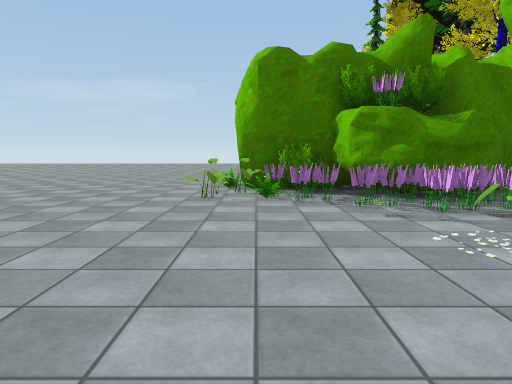
[1] (above)

16 first-person views from a walk through a Unity game level. The camera is 1.3 m above the floor, tilts 6° down and sees 70° across. The floor is counted in squares, 2 m on a side. Each view is taken from the middle of a square. On the plan, view 1 faces up. The plan holds only what a view shows up to about 11 squares ahead; the rest is blank. The place goes on beyond the plan. Some animated figures are left out. Some surface patterns are stand-ins.

[2]
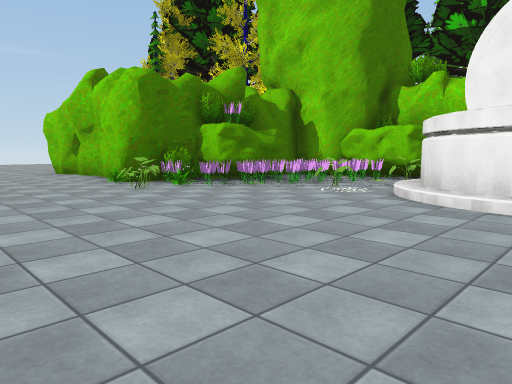

[3]
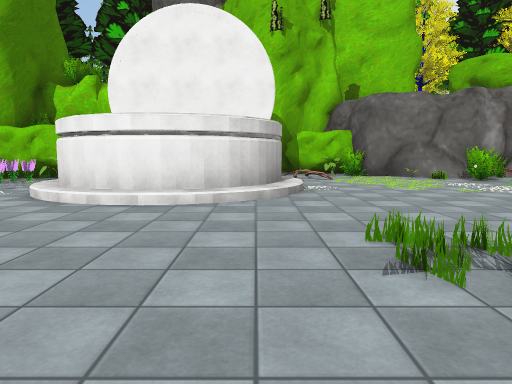

[4]
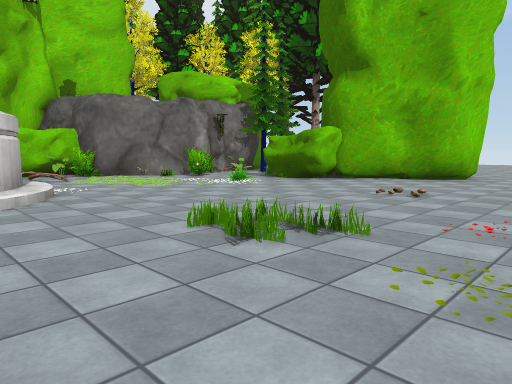

[5]
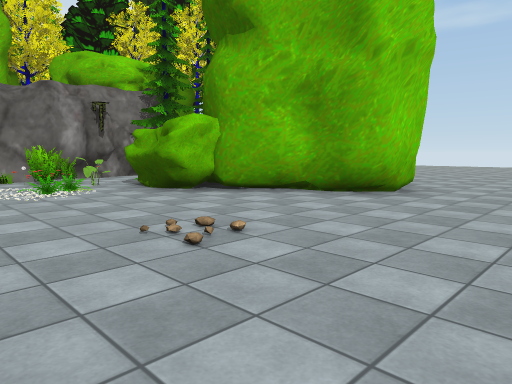

[6]
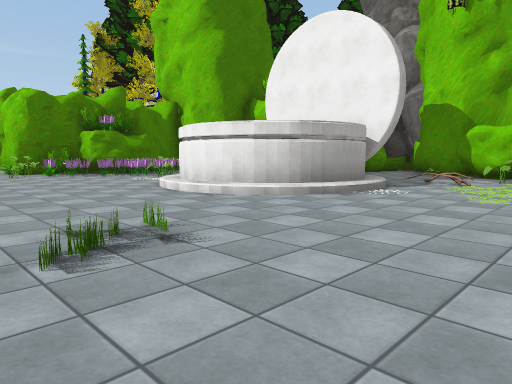

[7]
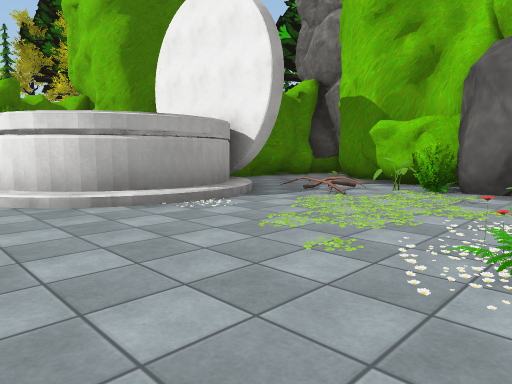

[8]
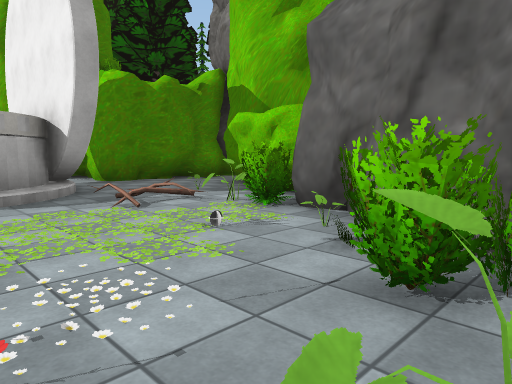

[9]
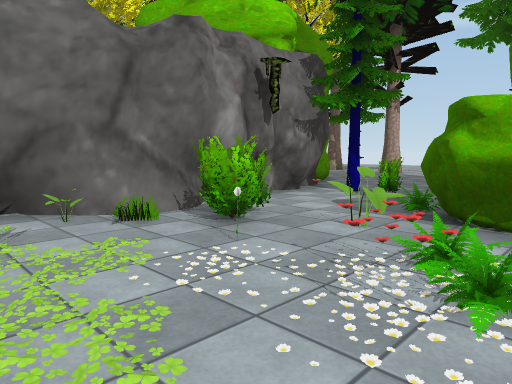

[10]
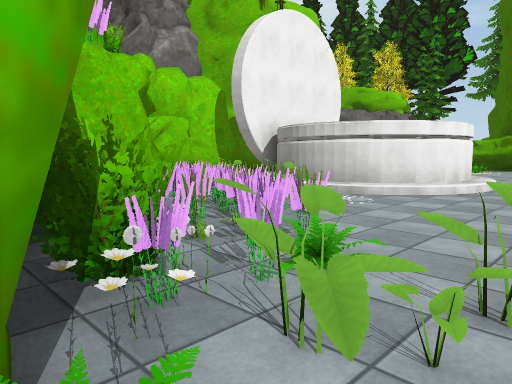

[11]
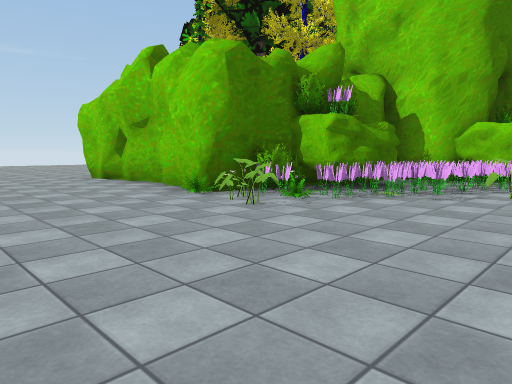

[12]
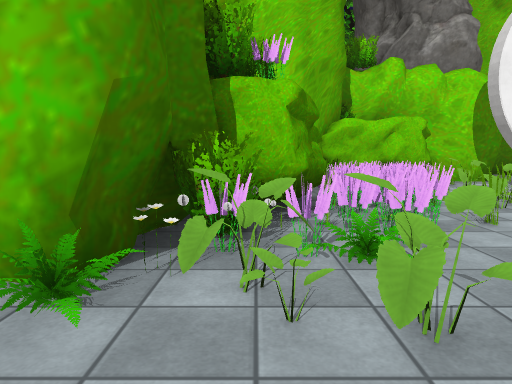

[13]
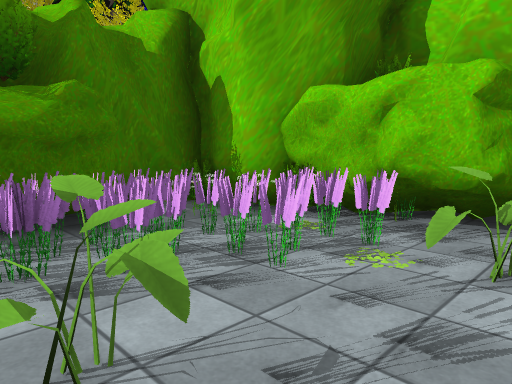

[14]
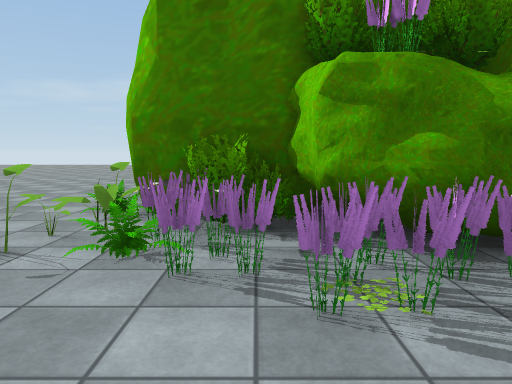

[15]
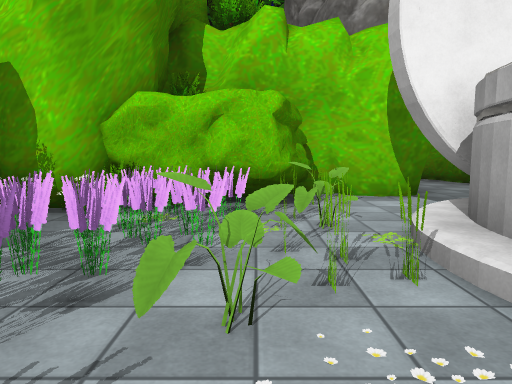

[16]
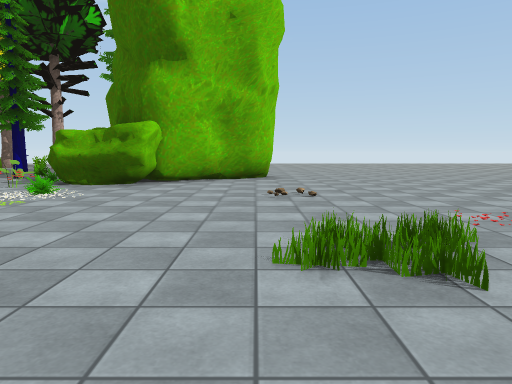

### Floor plan
Key: @ floor where view 1 was taken; # wall or solid block; . floor; R rock; B bush; O other object.
Columns run from 4 left of view 1 to 10 right of it. Each row starts with its distance up from view 1.
 11 ....#
 10 ....#
  9 ....#
  8 ....##
  7 ....O#R
  6 ...OBBRR#O
  5 ...O.ORR
  4 .....OOO O
  3 ......OOORRR
  2 .......OO.R#
  1 ......########
  0 ....@##  ######
 -1 .....##  #...##
 -2 ......#### .##
 -3 ..O.......ORR
 -4 ..O.......ORR
 -5 ..........B#R
 -6 .......O..O#
 -7 ......OOBB##
 -8 ........OB#
 -9 ......RR..#
-10 ....##RRB.##
-11 ...##   .#.#
-12 ...#    ...#
-13  ...     ..#
-14   ..     ...
-15   ...     ..
-16   ...
-17   ...
-18   ..

Where each view was taken, in squares from view 1:
view 1: 0 up, 0 right, facing up
view 2: 1 down, 4 left, facing up-right
view 3: 2 down, 4 left, facing right
view 4: 1 down, 4 left, facing down-right
view 5: 5 down, 4 left, facing down-right
view 6: 6 down, 3 left, facing up-right
view 7: 7 down, 0 right, facing up-right
view 8: 8 down, 3 right, facing up-right
view 9: 5 down, 2 right, facing down-right
view 10: 7 up, 1 left, facing down-right
view 11: 2 up, 4 left, facing up-right
view 12: 6 up, 2 left, facing right
view 13: 2 up, 2 right, facing up-right
view 14: 3 up, 1 right, facing up
view 15: 3 up, 1 right, facing right
view 16: 1 down, 1 left, facing down
